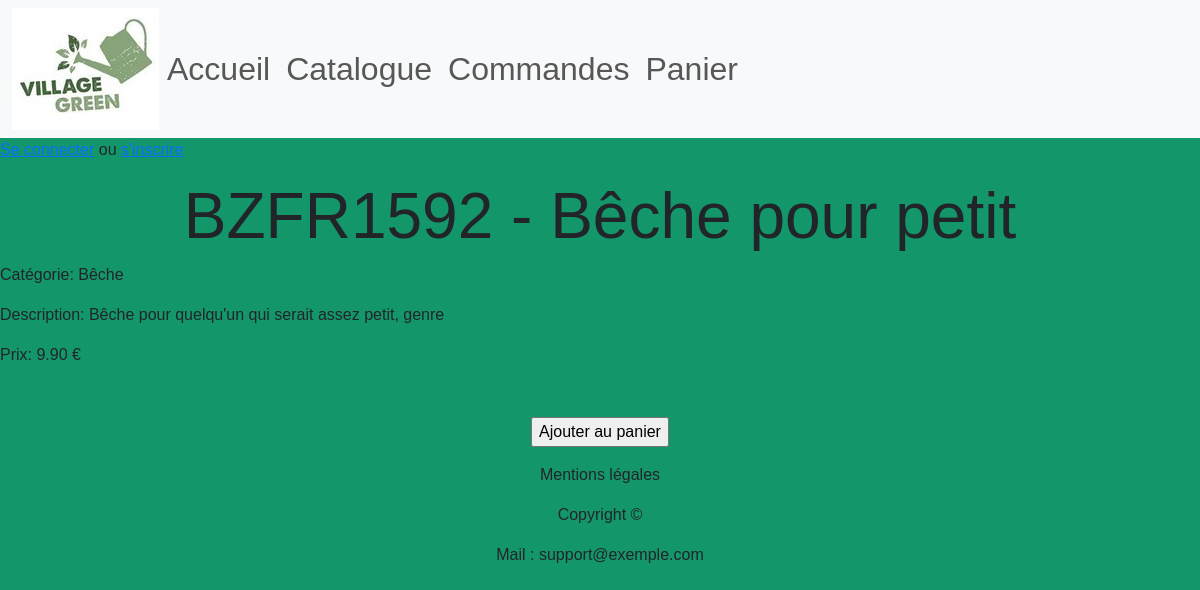
/consult_produit.php?id=2, run on the app's committed database.
### tables this page shows
CREATE TABLE `t_d_produit` (
  `Id_Produit` int(11) NOT NULL,
  `Taux_TVA` decimal(15,2) NOT NULL,
  `Nom_Long` varchar(250) NOT NULL,
  `Nom_court` varchar(50) NOT NULL,
  `Ref_fournisseur` varchar(250) NOT NULL,
  `Photo` varchar(250) DEFAULT NULL,
  `Prix_Achat` decimal(15,2) NOT NULL,
  `Id_Fournisseur` int(11) NOT NULL,
  `Id_Categorie` int(11) NOT NULL
);

CREATE TABLE `t_d_categorie` (
  `Id_Categorie` int(11) NOT NULL,
  `Libelle` varchar(50) NOT NULL,
  `Id_Categorie_Parent` int(11) DEFAULT NULL
);

### dao.php (called while the page is built, shortened)
<?php
class dao
{
    private $db_host;
    private $db_name;
    private $db_user;
    private $db_password;
    public function __construct($_dbhost, $_dbname)
    {
        $this->db_host = $_dbhost;
        $this->db_name = $_dbname;
        if ($this->db_name == "greengarden") {
            $this->db_user = 'root';
            $this->db_password = '';
        }
        else {
            $this->db_user = 'root';
            $this->db_password = '';
        }
    }
    public function connect()
    {
        $dsn = "mysql:host={$this->db_host};dbname={$this->db_name};charset=utf8mb4";
        $options = [
            PDO::ATTR_ERRMODE => PDO::ERRMODE_EXCEPTION,
            PDO::ATTR_DEFAULT_FETCH_MODE => PDO::FETCH_ASSOC,
            PDO::ATTR_EMULATE_PREPARES => false,
        ];
        return new PDO($dsn, $this->db_user, $this->db_password, $options);
    }
    public function select($table, $where = '', $params = array(), $order_by = '', $limit = '')
    {
        $sql = "SELECT * FROM $table";
        if (!empty($where)) {
            $sql .= " WHERE $where";
        }
        $stmt = $this->connect()->prepare($sql);
        $stmt->execute($params);
        return $stmt->fetchAll(PDO::FETCH_ASSOC);
    }
}

### produit.php (called while the page is built, shortened)
<?php
require_once 'dao.php';
class Produit
{
    private $dao;
    public function __construct()
    {
        $this->dao = new dao("localhost","greengarden");
    }
    public function getProduitById($id)
    {
        $params = array(
            ':id' => $id
        );
        return $this->dao->select("t_d_produit","id_produit = :id", $params);
    }
}

### categorie.php (called while the page is built, shortened)
<?php
require_once 'dao.php';
class Categorie
{
    private $dao;
    public function __construct()
    {
        $this->dao = new dao("localhost", "greengarden");
    }
    public function getCategorieById($idcat)
    {
        $params = array(
            ':idcat' => $idcat
        );
        return $this->dao->select("t_d_categorie", "Id_Categorie = :idcat", $params);
    }
}

### consult_produit.php (the view, shortened to what this page needs)
<?php
require 'produit.php';
 include 'header.php';
require 'categorie.php';
if (isset($_GET['id'])) {
    $id_produit = $_GET['id'];
    try {
        $p = new Produit();
        $produit = $p->getProduitById($id_produit)[0];
        $c = new Categorie();
        $categorie = $c->getCategorieById($produit['Id_Categorie'])[0];
    } catch (PDOException $e) {
        echo
        "Erreur: " . $e->getMessage();
        exit();
    }
} else {
    echo "Produit non spécifié";
    exit;
}
?>
<!DOCTYPE html>
<html>
<head>
</head>
<body>
    <h1><?php echo $produit['Ref_fournisseur'] . " - " . $produit['Nom_court']; ?></h1>
    <p>Catégorie: <?php echo $categorie['Libelle']; ?> </p>
    <p>Description: <?php echo $produit['Nom_Long']; ?></p>
    <p>Prix: <?php echo $produit['Prix_Achat']; ?> €</p>
    <form method="POST" action="ajout_panier.php">
        <input type="submit" value="Ajouter au panier">
    </form>
</body>
</html>
<?php include 'footer.php'; ?>

### style/style.css (style rules this page uses)
body { background-color: rgb(20, 150, 107); font-family: Arial, Helvetica, sans-serif; }
form { text-align:center; margin-top: 50px; }
h1 { text-align: center; font-size: 4em; }

### data on the page
t_d_produit: Ref_fournisseur "BZFR1592", Nom_court "Bêche pour petit", Nom_Long "Bêche pour quelqu'un qui serait assez petit, genre", Prix_Achat "9.90"
t_d_categorie: Libelle "Bêche"
